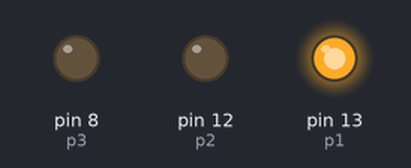
Bench run of a sketch on a simulated Arduino Uno, built with avr-gcc and run on an emulated ATmega328P. On the bench: output pins drawn as LEDs (lit = HIGH).

Above: at 0.1 s.
Timing chart, 0 to 1.6 s (numbered marks = the images above):
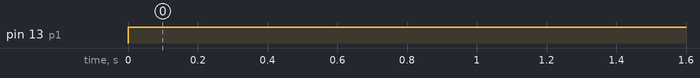

Measured:
- by itself, pin 13 (p1): LOW → HIGH at 0.00 s

The sketch:

bldcMy.ino
```cpp
int p1 = 13;
int  p2 = 12;
int p3 = 8;
int led = 12;
unsigned long stepLength = 30000;
int minStepLength = 500;
int steps =5 ;

void setup() {
  pinMode(led, OUTPUT);
  pinMode(p1, OUTPUT);
  pinMode(p2, OUTPUT);
  pinMode(p3, OUTPUT);

}

void loop() {
  digitalWrite(p1,HIGH);
  digitalWrite(p2,LOW);
  digitalWrite(p3,LOW);

  }
```
